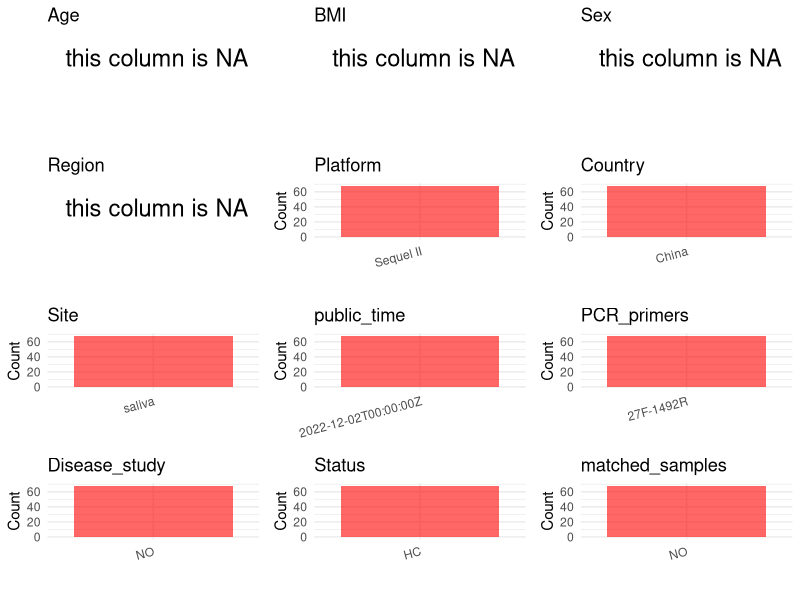

Source code (R): (Note: this script raises an error after producing the figure.)
## ---- chunk 1
# Load necessary libraries
library(dplyr)
library(ggplot2)
library(cowplot)

# Set working directory (update this path to your local directory)
setwd("E:/bioproject_YSD/PRJNA892775")

# Read the initial metadata files
initial_meta <- read.csv("SraRunTable.csv", header = T)

# Remove entries non-oral samples
initial_meta <- subset(initial_meta,
                       !grepl("^V|^D", Sample.Name))

# Display the first few rows of the metadata
head(initial_meta)
## ---- chunk 2
# Create a uniform metadata dataframe
metadata <- data.frame(
  BioProject = initial_meta$BioProject,
  Run = initial_meta$Run,
  sample_name = initial_meta$Sample.Name,
  Age = NA,
  BMI = NA, 
  Sex = NA,
  Region = NA,
  Platform = initial_meta$Instrument,
  Country = initial_meta$geo_loc_name_country,
  Site = "saliva",
  public_time = initial_meta$ReleaseDate,
  stringsAsFactors = FALSE
)
## ---- chunk 3
# Add information obtained from the publication
metadata$PCR_primers <- "27F-1492R"
metadata$title <- "The dynamic communities of oral microbiome in neonates"
metadata$Disease_study <- "NO"
# Assign disease status based on sample_name patterns
metadata$Status <- "HC"

# Check initial data distribution
cat("Initial sample distribution:\n")
table(metadata$sample_name)
table(metadata$Site)

# Calculate sampling frequency per subject
sample_counts <- table(metadata$sample_name)
cat("\nNumber of samples per subject:\n")
print(sample_counts)

# Create matched_samples column
metadata$matched_samples <- ifelse(metadata$sample_name %in% names(sample_counts[sample_counts >= 2]), "YES", "NO")

cat("\nMatched samples distribution:\n")
table(metadata$matched_samples)

# Identify samples for removal: single samples excluding saliva
single_samples <- names(sample_counts[sample_counts == 1])
samples_to_remove <- metadata$sample_name %in% single_samples & 
                     !(metadata$Site %in% c("saliva"))

cat("\nNumber of samples to be removed:", sum(samples_to_remove), "\n")

# Remove identified samples
metadata_clean <- metadata[!samples_to_remove, ]

cat("\nFinal sample distribution after cleaning:\n")
table(metadata_clean$sample_name)
table(metadata_clean$Site)
table(metadata_clean$matched_samples)

# Use cleaned dataset for subsequent analysis
metadata <- metadata_clean
## ---- chunk 4
# Check the number of unique runs and sample names
print(paste("Number of unique runs:", length(unique(metadata$Run))))
print(paste("Number of unique sample names:", length(unique(metadata$sample_name))))
## ---- chunk 5
# Select columns for visualization
plot_data <- metadata %>%
  select(-BioProject, -Run, -sample_name, -title)

# Function to create simple plots for each column
create_simple_plots <- function(data) {
  plots <- list()
  
  for (col in colnames(data)) {
    # Check if the column is all NA
    if (all(is.na(data[[col]]))) {
      # Create an empty plot with text indicating all NA
      p <- ggplot() +
        annotate("text", x = 0.5, y = 0.5, label = "this column is NA", size = 6) +
        labs(title = col) +
        theme_void()
    } else if (is.numeric(data[[col]])) {
      # Numeric variable: histogram
      p <- ggplot(data, aes(x = .data[[col]])) +
        geom_histogram(fill = "blue", alpha = 0.6, bins = 20, na.rm = TRUE) +
        labs(title = col) +
        theme_minimal()
    } else {
      # Categorical variable: bar plot (remove NA values)
      count_data <- as.data.frame(table(data[[col]], useNA = "ifany"))
      p <- ggplot(count_data, aes(x = reorder(Var1, -Freq), y = Freq)) +
        geom_col(fill = "red", alpha = 0.6) +
        labs(title = col, x = NULL, y = "Count") +
        theme_minimal() +
        theme(axis.text.x = element_text(angle = 15, hjust = 1))
    }
    plots[[col]] <- p
  }
  
  return(plots)
}

# Generate and arrange plots
plots <- create_simple_plots(plot_data)
p<-plot_grid(plots$Age, 
          plots$BMI, 
          plots$Sex, 
          plots$Region, 
          plots$Platform, 
          plots$Country, 
          plots$Site,
          plots$public_time, 
          plots$PCR_primers,
          plots$Disease_study,
          plots$Status,
          plots$matched_samples,# add 
          ncol = 3, align = "hv", axis = "lb")
ggsave("Metadata_Summary.png", plot = p, width = 8, height = 6, dpi = 150)
## ---- chunk 6
knitr::include_graphics("Metadata_Summary.png")
## ---- chunk 7
# Reorder columns to match the desired format
metadata <- metadata[, c(
  "BioProject", "Run", "sample_name", "Age", "BMI", "Sex", 
  "Region", "Platform", "Country", "Site", "public_time", 
  "PCR_primers", "title", "Disease_study", "Status", "matched_samples"
)]

# Export the uniform metadata to a CSV file
write.csv(metadata, file = "metadata.csv", quote = TRUE)
head(metadata)
